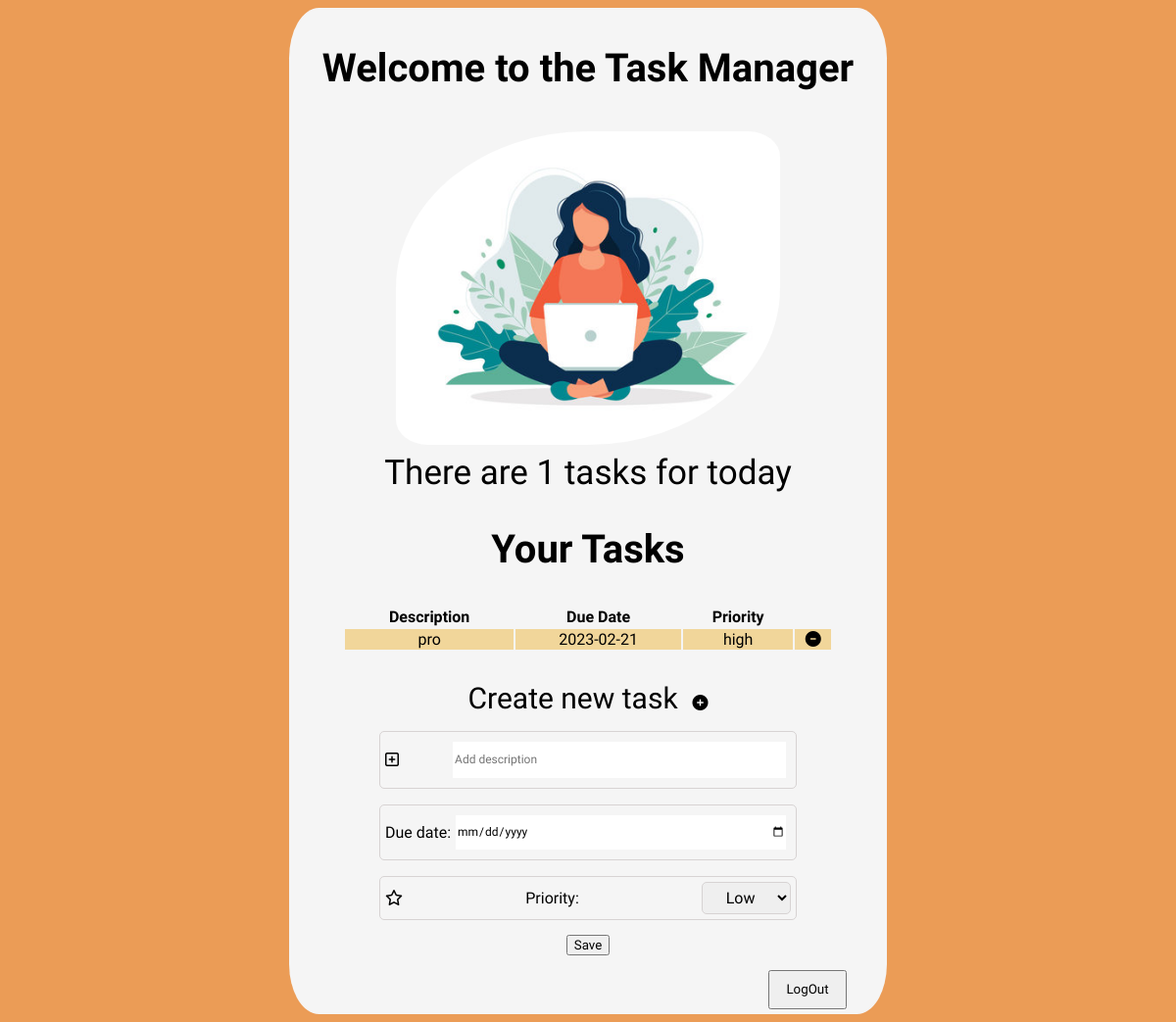
/ (signed in), run on the app's committed database.
### tables this page shows
CREATE TABLE tasks (
task_id INTEGER PRIMARY KEY AUTOINCREMENT,
due_date DATE,
priority TEXT,
status TEXT,
user_id INTEGER, description TEXT,
FOREIGN KEY (user_id) REFERENCES users(user_id)
);

### app.py (the view)
@app.route('/')
@login_required
def index():
    user_id = session.get('user_id')
    data = db.execute("SELECT * FROM tasks WHERE user_id = ?", user_id)
    return render_template('home.html', data=data, num=len(data))

### app.py (called while the page is built)
def login_required(f):
    @wraps(f)
    def decorated_function(*args, **kwargs):
        if session.get("user_id") is None:
            return redirect("/login")
        return f(*args, **kwargs)
    return decorated_function

### templates/home.html (shortened to what this page needs)
<!DOCTYPE html>
<html lang="en">
<head>
    <link rel="stylesheet" href="../static/css/style.css">
</head>
<body id="bc">
    <div class="main-body">
        <h2> Welcome to the Task Manager</h2>
        {% if data %}
        <img src="../static/images/work.jpg" alt="" srcset="">
        {% else %}
        <img src="../static/images/chill.avif" alt="" srcset="">
        {% endif %}
        <p class="no"> There are {% if data %}{{num}}{% else %}no{% endif %} tasks for today </p>
        <div class="container">
            {% if data %}
            <h2>Your Tasks</h2>
                <table id="myTable">
                    <thead>
                    <tr>
                        <th> Description </th>
                        <th> Due Date </th>
                        <th> Priority </th>
                    </tr>
                    </thead>
                    <tbody>
                        {% for task in data %}
                        <tr>
                            <td>{{ task.description }}</td>
                            <td>{{ task.due_date }}</td>
                            <td>{{ task.priority }}</td><td><i onclick="remove({{task.task_id}}, this)" class="fa-solid fa-circle-minus"></i></td>
                        </tr>
                        {% endfor %}
                    </tbody>
                </table>
                {% else %}
                    <p> You have no tasks.</p>
                {% endif %}
                </div>
        <div>
            <span class="font"> Create new task &nbsp;</span><span><i class="fa-solid fa-circle-plus"></i></span>
            <form action="/add" method="post">
                <p class="p"> <i class="fa-regular fa-square-plus"></i> &nbsp;<input type="text" name="description" required placeholder="Add description"></p>
                <p class="p"> Due date:   <input type="date" id="date" name="due_date" required></p>
                <label for="priority" class="p"><i class="fa-regular fa-star"></i>Priority:
                    <select id="priority" class="p" name="priority" >
                        <option value="low" class="p"><i class="fa-solid fa-temperature-low"></i> Low</option>
                    </select>
                </label>
                <input type="submit" class="btn3" value="Save">
            </form>
        </div>
        <form action="/logout">
            <button class="btn2"> LogOut</button>
        </form>
    </div>
</body>
</html>

### static/css/style.css (style rules this page uses)
* { font-family: 'Shantell Sans', cursive; }
body { background-color: rgb(160, 200, 236); }
#bc { background-color: rgb(235, 156, 86); }
.main-body { background-color: whitesmoke; height: 100%; width: 50vw; margin: auto; display: flex; justify-content: center; align-items: center; flex-direction: column; text-align: center; border-radius: 5%; padding: 5px; }
.main-body h2 { font-size: 40px; }
.main-body img { height : 40vh; border-radius: 50% 10%; padding: 8px; }
.no { margin: 0; font-family: 'Alex Brush', cursive; font-size: 35px; }
.container table tbody tr { background-color: rgb(241, 214, 154); width: 100px; }
.container table { width: 500px; margin-bottom: 30px; }
.p { display: flex; justify-content: space-between; align-items: center; text-align: center; border:1px solid rgb(215, 211, 211); border-radius: 5px; padding: 5px; font-size: 16px; }
.p input { border: none; font-size: 12px; height: 35px; width: 28vw; margin: 5px; }
.btn2 { position: relative; left: 280%; width: 80px; height: 40px; }
.btn3 { margin: 15px; }
.font { font-size: 30px; }

### data on the page
tasks: description "pro", due_date "2023-02-21", priority "high"

### other printed values
{{ num }} "1"
